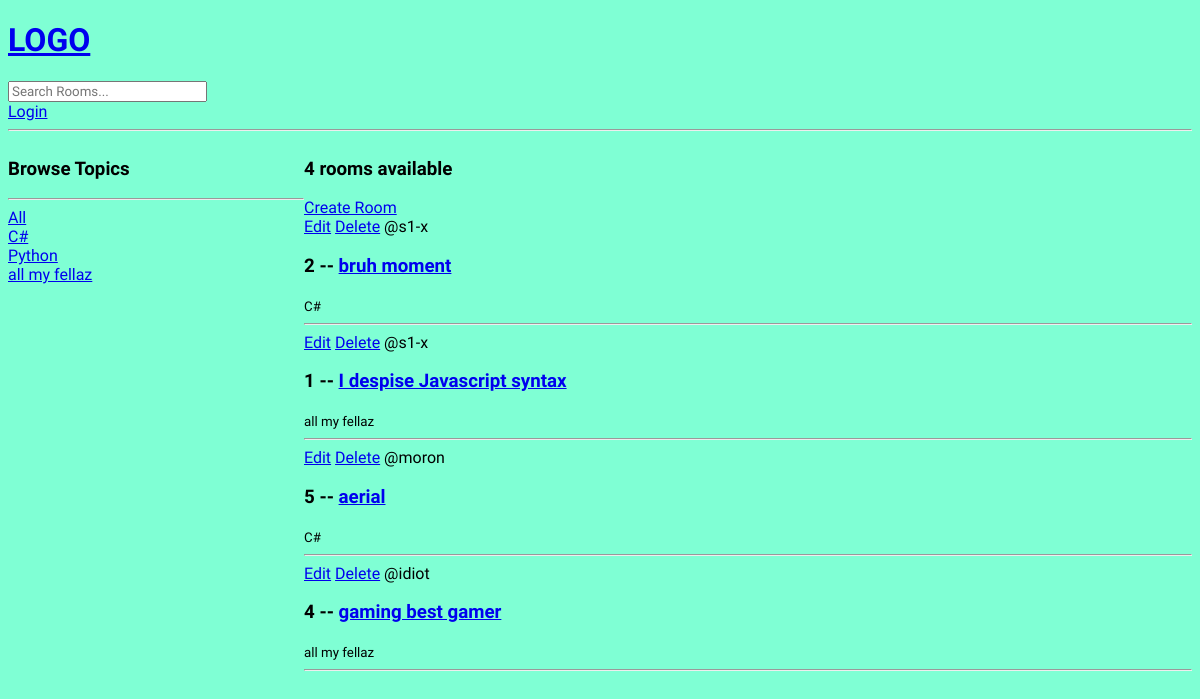
Before: / with the older database file.
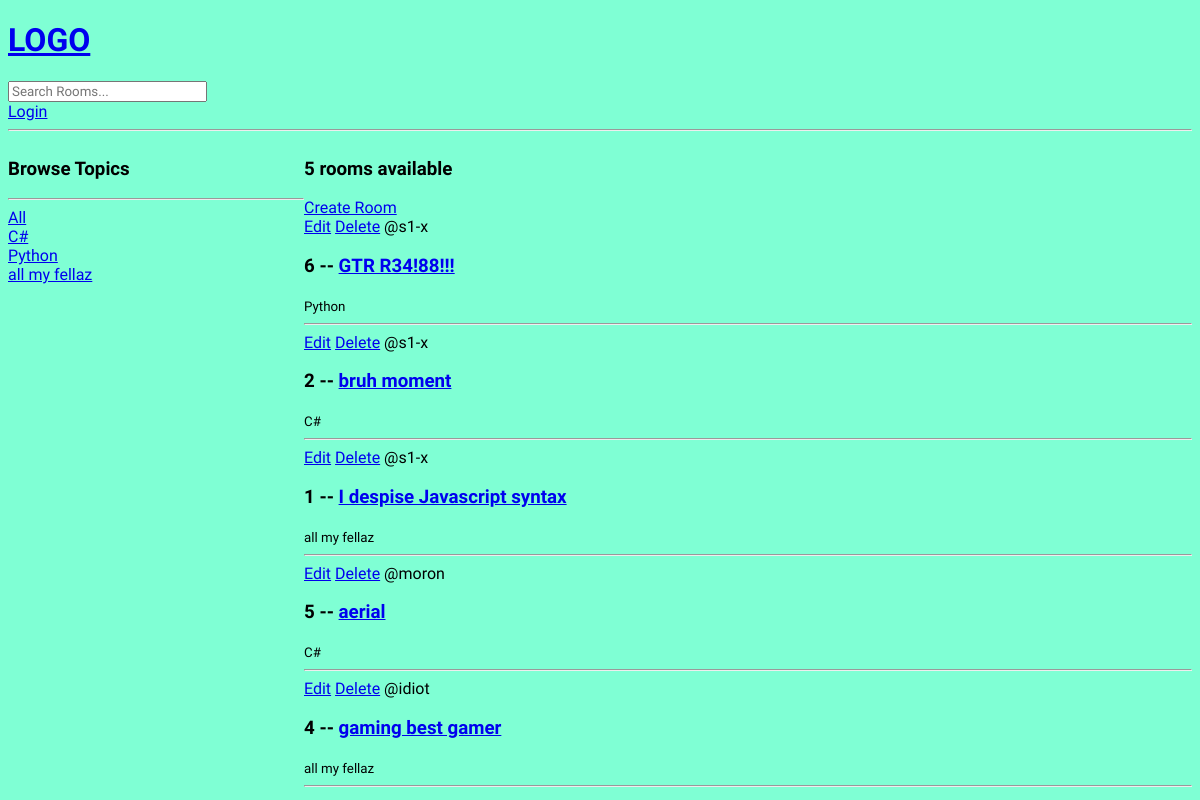
After: the same page with the newer database file.
### base/models.py (models this page shows, shortened)
class Topic(models.Model):
    name = models.CharField(max_length=200)

class Room(models.Model):
    host = models.ForeignKey(User, on_delete=models.SET_NULL, null=True)
    topic = models.ForeignKey(Topic, on_delete=models.SET_NULL, null=True)
    name = models.CharField(max_length=200)
    description = models.TextField(null=True, blank=True)
    participants = models.ManyToManyField(User, related_name='participants', blank=True)
    updated = models.DateTimeField(auto_now=True)
    created = models.DateTimeField(auto_now_add=True)
    class Meta:
        ordering = ['-updated', '-created']

### base/views.py (the view)
# urls.py: path('', views.home, name="home"),
def home(request):
    q = request.GET.get('q') if request.GET.get('q') != None else ''
    rooms = Room.objects.filter(
        Q(topic__name__icontains= q) |
        Q(name__icontains=q) |
        Q(description__icontains=q)
    )
    topics = Topic.objects.all()
    room_count = rooms.count()
    room_messages = Message.objects.filter(Q(room__topic__name__icontains=q))
    context = {'rooms': rooms, 'topics': topics, 'room_count': room_count, 'room_messages': room_messages}
    return render(request, 'base/home.html', context)

### base/templates/base/home.html (shortened to what this page needs)
{% extends 'main.html' %}
<!-- {% load static %}
{% block content %}
<div class="home-container">
    <aside>
        <h3>Browse Topics</h3>
        <hr>
        <div>
            <a href="{% url 'home' %}">All</a>
        </div>
        {% for topic in topics %}
            <div>
                <a href="{% url 'home' %}?q={{topic.name}}">{{topic.name}}</a>
            </div>
        {% endfor %}
    </aside>
    <div>
        <h3>{{room_count}} rooms available</h3>
        <a href="{% url 'create-room' %}">Create Room</a>
        <div>
            {% for room in rooms %}
            <div>
                {% if request.user != room.host %}
                <a href="{% url 'update-room' room.id %}">Edit</a>
                <a href="{% url 'delete-room' room.id %}">Delete</a>
                {% endif %}
                <span>@{{room.host.username}}</span>
                <h3>{{room.id}} -- <a href="{% url 'room' room.id %}">{{room.name}}</a></h3>
                <small>{{room.topic.name}}</small>
                <hr>
            </div>
            {% endfor %}
        </div>
    </div>
</div>
{% endblock content %}

Changed rows visible on the page:
added Room: shows "Edit", host.username "s1-x", id "6", name "GTR R34!88!!!", topic.name "Python"
Other visible differences:
{{ room_count }}: "4" → "5"
